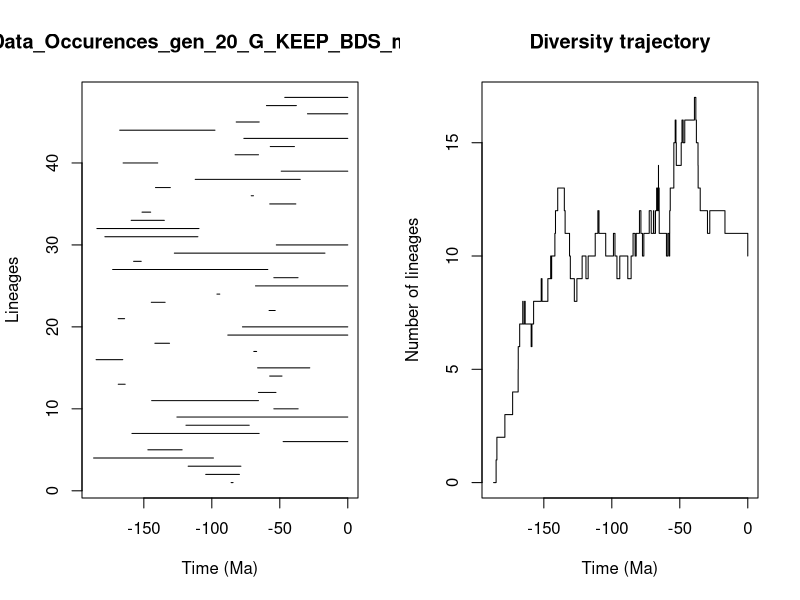

Generate this figure with R:


pdf(file='../Genus/pyrate_mcmc_logs/Data_Occurences_gen_20_G_KEEP_BDS_mcmc_LTT.pdf',width=0.6*20, height=0.6*10)
title = "Data_Occurences_gen_20_G_KEEP_BDS_mcmc"
ts=c(85.80055662542574, 104.48186130380941,117.39646859507266,186.9538104851089,147.03556400123398,47.546529659749,158.74865268572248,119.01237172378156,125.67721007272372,54.3759581263904,144.24151585494033,65.718425433737,168.81932823523684,57.43352904281152,66.30923494643686,185.09770584579152,69.12017766913313,141.8681471286871,88.24370655018049,77.46340375742054,168.8890108752997,57.88074516592756,144.50512784170417,96.22474656440708,67.87863435523954,54.38990947923857,172.9410256685596,157.51926420071862,127.56434472151614,52.574986330686194,178.6488310985402,184.51762097284555,159.31327321325173,151.33468927422322,57.40746528710908,71.01631937418955,141.42316221659706,112.20161384775164,48.963628883997316,165.2337562949861,82.88405532756437,57.019781475935936,76.43969466132145,167.7568500375057,82.06604157956886,29.647589754344423,59.81647313363979,46.34695165475657)
te=c(84.3681894442713, 79.67038073918526,78.59724238404512,98.79719703924923,121.82646632576031,0.0,65.18152054127148,72.48121169640189,0.0,36.509881070308765,65.68807044065579,52.8238690455135,163.72482428957312,48.382230111889086,27.94943857220985,165.5029574944559,67.0314578294933,131.09254106861258,0.0,0.0,164.1383253861934,53.38618470120012,134.34588097577034,94.1388883477592,0.0,36.59981964796179,58.81262704577071,151.92034811461826,16.779963251095786,0.0,110.24018881945148,109.43179278845771,134.9197212287393,144.9658386177654,38.197997730515524,69.36381738834822,130.50792369559454,34.975020026293585,0.0,139.7871119654579,65.66570625118165,39.23985269232303,0.0,97.6794751313583,65.13824974561919,0.0,37.795300301397,0.0)
div_traj=c(0, 1,2,3,4,5,6,7,8,7,8,7,6,7,8,9,8,9,10,9,10,11,12,13,12,11,10,9,8,9,10,9,10,11,12,11,10,11,10,9,10,9,10,11,10,11,12,11,10,11,12,11,12,11,12,13,12,13,14,13,12,11,10,11,10,11,12,13,14,15,16,15,14,15,16,15,16,17,16,15,14,13,12,11,12,11,10)
time_events=c(186.9538104851089, 185.09770584579152,184.51762097284555,178.6488310985402,172.9410256685596,168.8890108752997,168.81932823523684,167.7568500375057,165.5029574944559,165.2337562949861,164.1383253861934,163.72482428957312,159.31327321325173,158.74865268572248,157.51926420071862,151.92034811461826,151.33468927422322,147.03556400123398,144.9658386177654,144.50512784170417,144.24151585494033,141.8681471286871,141.42316221659706,139.7871119654579,134.9197212287393,134.34588097577034,131.09254106861258,130.50792369559454,127.56434472151614,125.67721007272372,121.82646632576031,119.01237172378156,117.39646859507266,112.20161384775164,110.24018881945148,109.43179278845771,104.48186130380941,98.79719703924923,97.6794751313583,96.22474656440708,94.1388883477592,88.24370655018049,85.80055662542574,84.3681894442713,82.88405532756437,82.06604157956886,79.67038073918526,78.59724238404512,77.46340375742054,76.43969466132145,72.48121169640189,71.01631937418955,69.36381738834822,69.12017766913313,67.87863435523954,67.0314578294933,66.30923494643686,65.718425433737,65.68807044065579,65.66570625118165,65.18152054127148,65.13824974561919,59.81647313363979,58.81262704577071,57.88074516592756,57.43352904281152,57.40746528710908,57.019781475935936,54.38990947923857,54.3759581263904,53.38618470120012,52.8238690455135,52.574986330686194,48.963628883997316,48.382230111889086,47.546529659749,46.34695165475657,39.23985269232303,38.197997730515524,37.795300301397,36.59981964796179,36.509881070308765,34.975020026293585,29.647589754344423,27.94943857220985,16.779963251095786,0.0)
                par(mfrow=c(1,2))
                L = length(ts)
                plot(ts, 1:L , xlim=c(-max(ts)-1,0), pch=20, type="n", main=title,xlab="Time (Ma)",ylab="Lineages")
                for (i in 1:L){segments(x0=-te[i],y0=i,x1=-ts[i],y1=i)}    
                t = -time_events
                plot(div_traj ~ t,type="s", main = "Diversity trajectory",xlab="Time (Ma)",ylab="Number of lineages",xlim=c(-max(ts)-1,0))
                abline(v=c(65,200,251,367,445),lty=2,col="gray")
                
